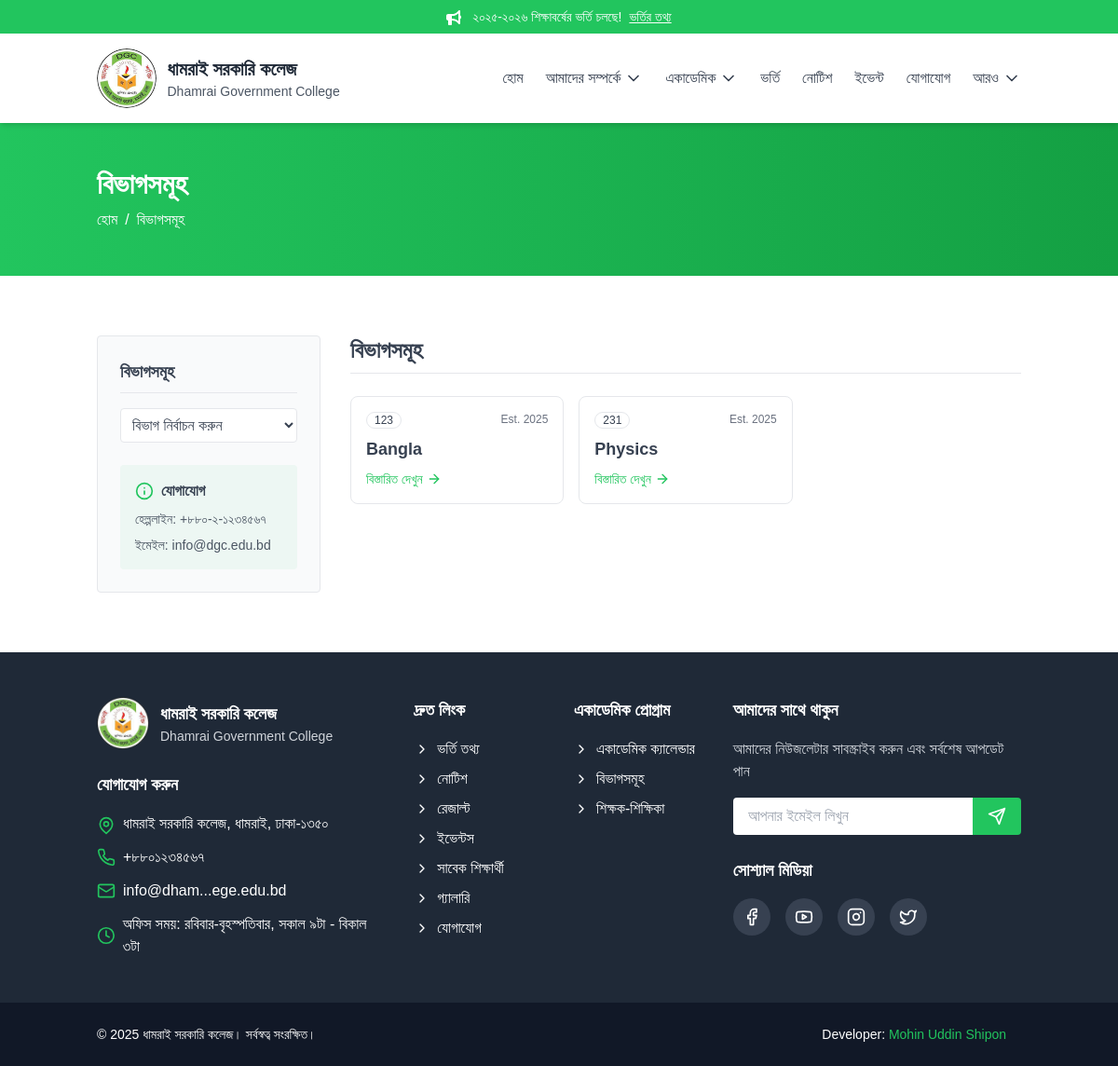
/departments/, run on an earlier commit of the app's database.
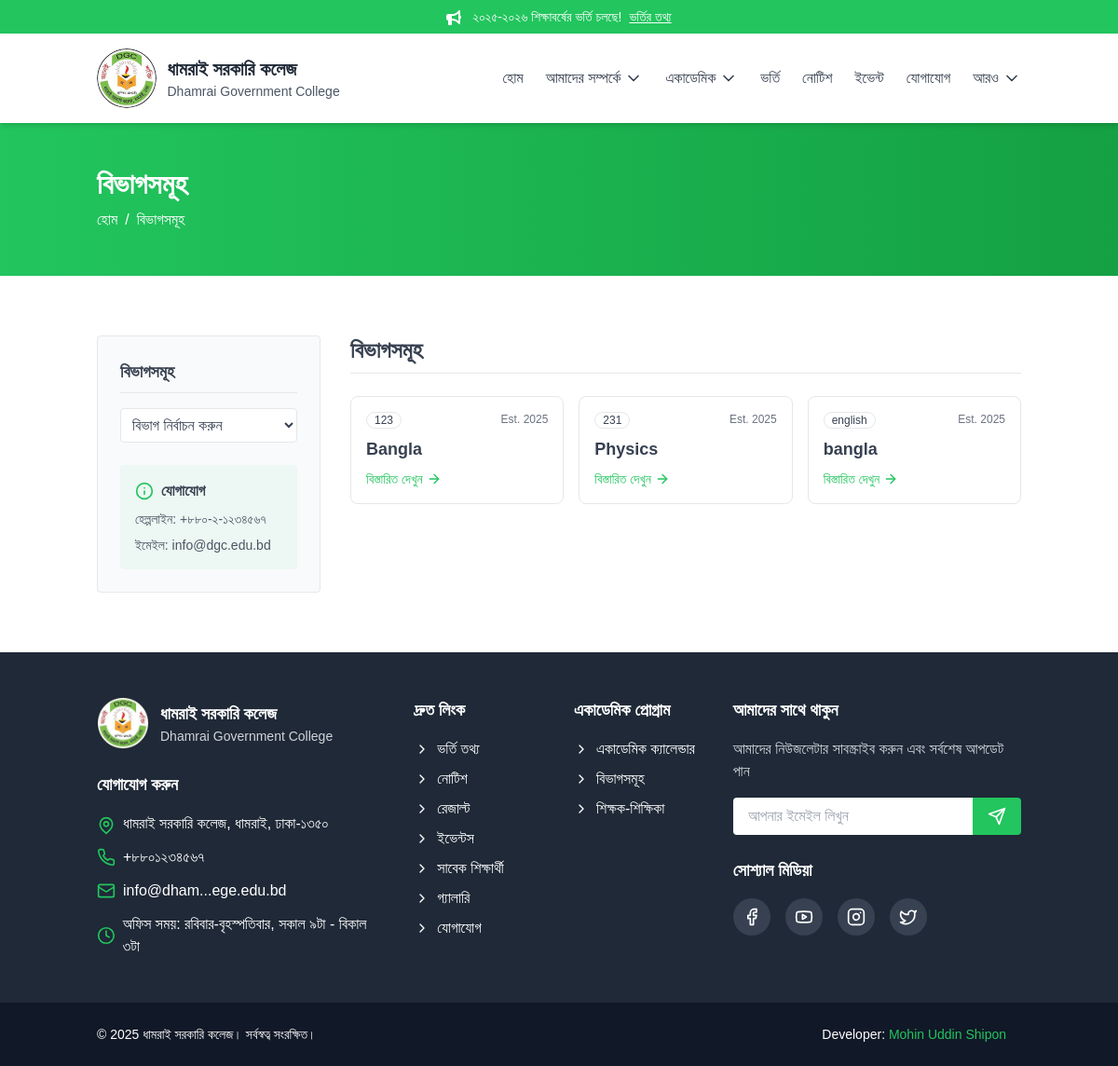
And on a later commit of the database.
### core/models.py (models this page shows, shortened)
class Department(models.Model):
    name = models.CharField(max_length=100)
    code = models.CharField(max_length=10, unique=True)
    description = models.TextField(blank=True, null=True)
    department_head = models.ForeignKey(
        'Faculty', on_delete=models.SET_NULL, null=True, blank=True, related_name='head_of_department'
    )
    established = models.DateField(null=True, blank=True)
    slug = models.SlugField(unique=True, blank=True)
    class Meta:
        ordering = ['name']
        indexes = [models.Index(fields=['slug'])]

### core/views.py (the view)
# urls.py: path('departments/', views.DepartmentListView.as_view(), name='departments'),
class DepartmentListView(ListView):
    model = Department
    template_name = "departments.html"
    context_object_name = "departments"
    ordering = ["name"]
    paginate_by = 10  # Added pagination
    def get_queryset(self):
        try:
            return super().get_queryset().select_related('department_head')
        except Exception as e:
            logger.error(f"Error in DepartmentListView get_queryset: {e}", exc_info=True)
            messages.error(self.request, "Unable to load departments. Please try again later.")
            return Department.objects.none()

### templates/departments.html (shortened to what this page needs)
{% extends "base.html" %}
{% load static %}
{% block content %}
<div class="bg-gradient-to-r from-primary to-primary-dark text-white py-12">
    <div class="container mx-auto px-4">
        <h1 class="text-3xl font-bold mb-2">বিভাগসমূহ</h1>
        <div class="flex items-center text">
            <a href="{% url 'core:home' %}" class="hover:text-primary-light transition-colors duration-200">হোম</a>
            <span class="mx-2">/</span>
            <span>বিভাগসমূহ</span>
        </div>
    </div>
</div>
<section class="py-16 bg-white">
    <div class="container mx-auto px-4">
        <div class="flex flex-col lg:flex-row gap-8">
            <div class="lg:w-1/4">
                <div class="bg-gray-50 border border-gray-200 rounded p-6 sticky top-24">
                    <h3 class="text-lg font-semibold mb-4 pb-2 border-b border-gray-200">বিভাগসমূহ</h3>
                    <div class="mb-6">
                        <select class="w-full border border-gray-200 rounded p-2 bg-white focus:outline-none focus:ring-2 focus:ring-primary" onchange="location = this.value;">
                            <option value="" disabled selected>বিভাগ নির্বাচন করুন</option>
                        </select>
                    </div>
                    <div class="bg-primary/5 p-4 rounded hidden md:block">
                        <h4 class="font-semibold mb-2 flex items-center">
                            <svg xmlns="http://www.w3.org/2000/svg" width="20" height="20" viewBox="0 0 24 24" fill="none" stroke="currentColor" stroke-width="2" stroke-linecap="round" stroke-linejoin="round" class="lucide lucide-info text-primary mr-2"><circle cx="12" cy="12" r="10"/><path d="M12 16v-4"/><path d="M12 8h.01"/></svg>
                            যোগাযোগ
                        </h4>
                        <ul class="flex flex-col space-y-2 text-sm text-gray-600">
                            <li>হেল্পলাইন: +৮৮০-২-১২৩৪৫৬৭</li>
                            <li>ইমেইল: info@dgc.edu.bd</li>
                        </ul>
                    </div>
                </div>
            </div>
            <div class="lg:w-3/4">
                <div id="department-list" class="mb-12">
                    <h2 class="text-2xl font-semibold mb-6 pb-2 border-b border-gray-200">বিভাগসমূহ</h2>
                    {% if departments %}
                    <div class="grid grid-cols-1 md:grid-cols-2 lg:grid-cols-3 gap-4">
                        {% for department in departments %}
                        <div class="bg-white border border-gray-200 rounded-lg p-4 hover:shadow-lg transition-shadow duration-200">
                            <div class="flex justify-between items-start mb-2">
                                <span class="text-gray-700 border border-gray-200 px-2 py-0.5 rounded-full text-xs font-medium">{{ department.code }}</span>
                                <span class="text-gray-500 text-xs">Est. {{ department.established|date:"Y" }}</span>
                            </div>
                            <h3 class="text-lg font-semibold mb-2">{{ department.name }}</h3>
                            <a href="{% url 'core:department_detail' department.slug %}" class="text-primary text-sm font-medium flex items-center group hover:text-primary-dark transition-colors duration-200">
                                বিস্তারিত দেখুন
                            </a>
                        </div>
                        {% endfor %}
                    </div>
                    {% else %}
                    <div class="bg-yellow-50 border border-yellow-200 rounded-lg p-6 text-center">
                        <p class="text-gray-700">কোনো বিভাগ পাওয়া যায়নি।</p>
                    </div>
                    {% endif %}
                </div>
            </div>
        </div>
    </div>
</section>
{% endblock %}

What changed in the data, as far as the page shows it:
added Department: code "english", established "2025", name "bangla"
